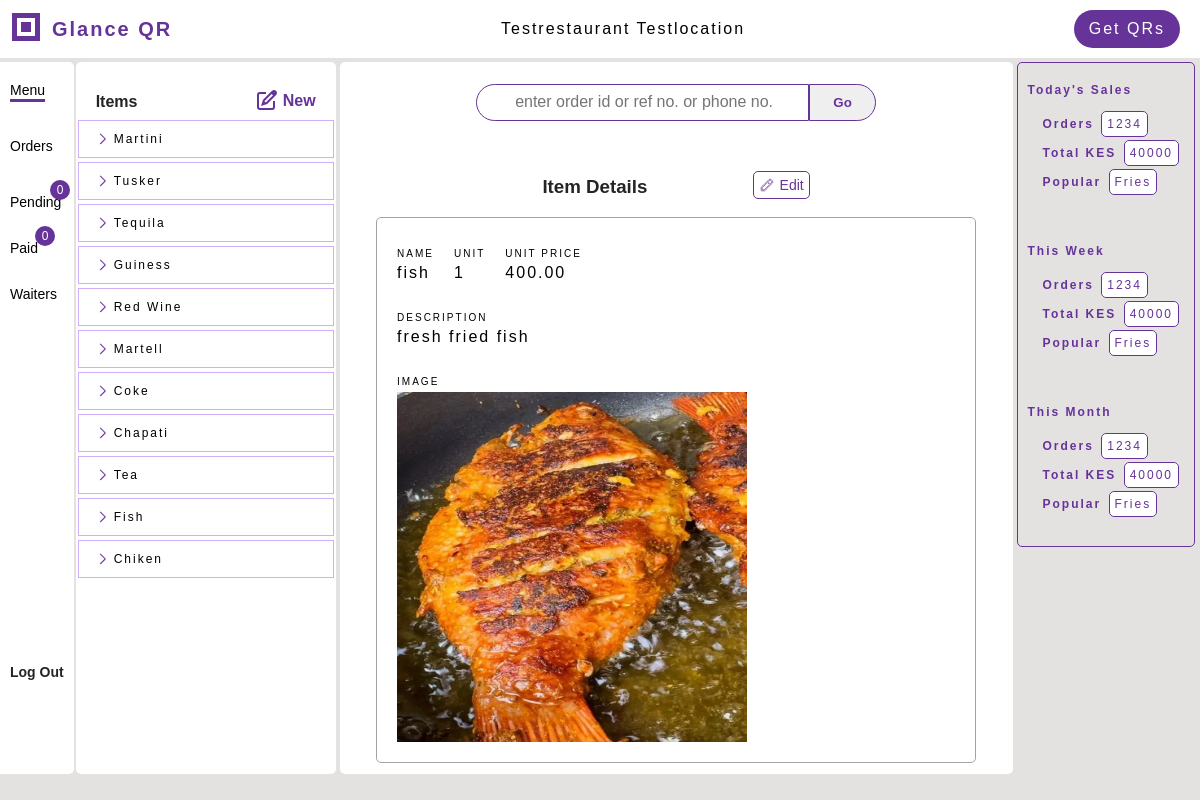
Screenshot of /menu/18/ (signed in) with the database file from the repository.
### menus/models.py (models this page shows, shortened)
class Restaurant(models.Model):
    restaurant_id = models.AutoField(primary_key=True)
    name = LowercaseTextField(max_length=100, null=True, blank=False)
    location = LowercaseTextField(max_length=50, null=True, blank=False)
    email = models.EmailField(unique=True, null=True, blank=False)
    phone_number = PhoneNumber(max_length=15, null=True, blank=False)
    till_number = models.IntegerField(null=True, blank=False)
    created_by = models.OneToOneField(User, on_delete=models.SET_NULL, null=True)

class Item(models.Model):
    item_id = models.AutoField(primary_key=True)
    name = LowercaseTextField(max_length=100, null=True, blank=False)
    description = models.CharField(max_length=255, blank=True)
    unit = models.CharField(max_length=50, null=True, blank=False)
    unit_price = models.DecimalField(max_digits=10, decimal_places=2)
    image = models.FileField(upload_to='item_images/', blank=False, null=True)
    available = models.BooleanField(default=True)
    category = models.CharField(max_length=50, null=True, blank=False)
    restaurant = models.ForeignKey(Restaurant, related_name="items", on_delete=models.SET_NULL, null=True, blank=True)

### qrgenerator/views_dashbord.py (the view)
# urls.py: path('menu/', views_dashbord.menu_view, name='menu'),
def menu_view(request, item_id=None):
    if restaurant := request.user.restaurant:
        items = restaurant.items.all().order_by('-item_id')
        context = {
            'items': items, 'restaurant': restaurant, 'display_item': items.first(),
            }
        if item_id and (display_item := items.filter(item_id=item_id).first()):
            context['display_item'] = display_item
        return render(request, 'qrgenerator/menu.html', context)
    return redirect('qrgenerator:login')

### qrgenerator/templates/qrgenerator/menu.html (shortened to what this page needs)
{% extends 'qrgenerator/dashbord.html' %}
{% block menu %}
<div class="menu-left-item active-tab">
    <a href="{% url 'qrgenerator:menu' %}">Menu</a>
</div>
{% endblock %}
{% block menu_elements %}
<div class="menu-elements bg-white">
    <div class="elements-top">
        <div class="elements-title">Items</div>
        <a href="{% url 'qrgenerator:add_item' %}" id="add-new">
            <span id="new">New</span>
        </a>
    </div>
    <div class="elements-wrapper">
        {% if items %}
        {% for item in items %}
        <a href="{% url 'qrgenerator:view_item' item.item_id %}">
            <div class="element-highlight">
                <span class="item-name item-property">{{item.name.title}}</span>
            </div>
        </a>
        {% endfor %}
        {% endif %}
    </div>
</div>
{% endblock %}
{% block workspace %}
<div class="form-wrapper">
{% if display_item %}
<div class="form-title"><h3>Item Details
    <a href="{% url 'qrgenerator:edit_item' display_item.item_id %}" class="svg-edit">
    <span class="text-edit">Edit</span>
    </a>
</h3>
</div>
{% endif %}
{% if display_item %}
<div class="form-register order-summary max-w-600">
    <div class="input-wrapper"><div class="label">NAME</div>
        {{ display_item.name }}
    </div>
    <div class="input-wrapper"><div class="label">UNIT</div>
        {{ display_item.unit }}
    </div>
    <div class="input-wrapper"><div class="label">UNIT PRICE</div>
        {{ display_item.unit_price }}
    </div>
    <div class="input-wrapper description"><div class="label">DESCRIPTION</div>
        {{ display_item.description }}
    </div>
    <div class="input-wrapper"><div class="label">IMAGE</div>
        <div class="item-image-wrapper">
        <img src="{{ display_item.image.url }}" alt="menu item image" class="item-image">
         </div>
    </div>
    <br>
</div>
{% endif %}
</div>
{% endblock %}

### qrgenerator/templates/qrgenerator/dashbord.html (shortened to what this page needs)
<!DOCTYPE html>
<html lang="en">
<head>
    {% load static %}
    <link rel="stylesheet" href="{% static 'qrgenerator/accounts.css' %}">
    <link rel="stylesheet" href="{% static 'qrgenerator/workspace.css' %}">
    <link rel="stylesheet" href="{% static 'qrgenerator/stats.css' %}">
    <link rel="stylesheet" href="{% static 'qrgenerator/print.css' %}">
    <link rel="stylesheet" href="{% static 'qrgenerator/dashbord_mobile.css' %}">
</head>
<body>
<section class="page-header np">
        <div class="header-top">
            <div class="page-title">
                <div class="logo">
                    <svg width="32" height="32" xmlns="http://www.w3.org/2000/svg">
                        <rect x="2" y="2" width="28" height="28" fill="rebeccapurple" />
                        <rect x="7" y="7" width="18" height="18" fill="white" />
                        <rect x="11" y="11" width="10" height="10" fill="rebeccapurple" />
                    </svg>
                </div>
                <div>
                <span id="lipa">Glance</span> <span id="q">Q</span><span>R</span>
                </div>
            </div>
            <div class="restaurant-name">
                {% if restaurant %}
                {{restaurant.name.capitalize }} {{restaurant.location.capitalize}}
                {% endif %}
            </div>
            {% block getqr %}
            <div class="header-right">
                <a href="{% url 'qrgenerator:get_qrs' %}">
                    <div class="gen-codes">Get QRs</div>
                </a>
            </div>
            {% endblock %}
        </div>
</section>
<section class="main-section">
    {% block far_left %}
    <div class="main-section-left bg-light-gray np">
        <div class="menu-left bg-white">
            <div class="menu-left-first">
                {% block menu %}{% endblock %}
                {% block orders %}
                <div class="menu-left-item">
                    <a href="{% url 'qrgenerator:orders' %}">Orders</a>
                </div>
                {% endblock %}
                {% block pending %}
                <div class="menu-left-item">
                    <a href="{% url 'qrgenerator:pending' %}">Pending
                        <span id="incoming-pending" class="incoming">0</span>
                    </a>
                </div>
                {% endblock %}
                {% block paid %}
                <div class="menu-left-item">
                    <a href="{% url 'qrgenerator:paid' %}">Paid
                        <span id="incoming-paid" class="incoming">0</span>
                    </a>
                </div>
                {% endblock %}
                {% block waiter %}
                <div class="menu-left-item">
                    <a href="{% url 'waiters:waiters_dash' %}">Waiters
                    </a>
                </div>
                {% endblock %}
            </div>
            {% block logout %}
            <div class="menu-left-item mi">
                <div class="dash-logout">
                    <a href="{% url 'qrgenerator:logout' %}"><div>Log Out</div></a>
                </div>
            </div>
            {% endblock %}
        </div>
        {% endblock %}
        {% block menu_elements %}{% endblock %}
    </div>
    <div class="workspace">
        {% block search %}
        <div id="search-wrapper" class="np">
            <form action="{% url 'qrgenerator:search_order' %}" method="post" id="search-form">
                <div id="query-wrapper">
                    <input type="search" name="query" id="input-search" required placeholder="Enter order id or ref no. or phone no.">
                </div>
                <button type="submit" id="button-search">Go</button>
            </form>
        </div>
        {% endblock %}
        {% block workspace %}{% endblock %}
    </div>
    {% block stats %}
    <div class="stats-wrapper">
    <div class="stats np">
        <div class="stats-item">
            <div class="stats-item-title">Today's Sales</div>
            <div class="stat-details">
                <div class="orders-sold stat-wrapper margin-small">
                    <span class="bold">Orders</span>
                    <span class="stat-value">1234</span>
                </div>
                <div class="total-value stat-wrapper margin-small">
                    <span class="bold faded-black">Total KES</span>
                    <span class="stat-value">40000</span>
                    </div>
                <div class="average stat-wrapper margin-small">
                    <span class="bold faded-black">Popular</span>
                    <span class="stat-value">Fries</span>
                </div>
            </div>
        </div>
        <div class="stats-item">
            <div class="stats-item-title">This Week</div>
            <div class="stat-details">
                <div class="orders-sold margin-small">
                    <span class="bold">Orders</span>
                    <span class="stat-value">1234</span>
                </div>
                <div class="total-value margin-small">
                    <span class="bold faded-black">Total KES</span>
                    <span class="stat-value">40000</span>
                    </div>
                <div class="average margin-small">
                    <span class="bold faded-black">Popular</span>
                    <span class="stat-value">Fries</span>
                </div>
            </div>
        </div>
        <div class="stats-item">
            <div class="stats-item-title">This Month</div>
            <div class="stat-details">
                <div class="orders-sold margin-small">
                    <span class="bold">Orders</span>
                    <span class="stat-value">1234</span>
                </div>
                <div class="total-value margin-small">
                    <span class="bold faded-black">Total KES</span>
                    <span class="stat-value">40000</span>
                    </div>
                <div class="average margin-small">
                    <span class="bold faded-black">Popular</span>
                    <span class="stat-value">Fries</span>
                </div>
            </div>
        </div>
    </div>
    </div>
    {% endblock %}
</section>
</body>
</html>

### qrgenerator/static/qrgenerator/accounts.css (style rules this page uses)
:root { --background-color: #fceae0; --light-background: rgb(228, 225, 225); --dark-gray: #2a353d; --white: #ffffff; --black: #000000; --accent-b: #f35217; --brown: #862603; --gray: rgb(163, 163, 163); --info-orange: rgb(236, 155, 4); --green: green; --light-green: rgb(17, 18, 19); --faded-black: rgb(37, 36, 36); --light-purple:rgb(201, 167, 248, 0.9); }
body { background-color: rgb(228, 225, 225); font-family: Arial, sans-serif; letter-spacing: 2px; font-size: 16px; padding: 0; margin: 0; box-sizing: border-box; min-height: 100%; }
.page-header { display: flex; flex-direction: column; justify-content: flex-start; height: fit-content; width: 100%; box-sizing: border-box; margin-bottom: 4px; box-sizing: border-box; }
.header-top { padding: 10px 0px; padding-left: 10px; padding-right: 0; display: flex; align-items: center; width: 100%; height: 100%; justify-content: space-between; box-sizing: border-box; gap: 10px; background: var(--white); }
.page-title { color: rebeccapurple; display: flex; gap: 10px; align-items: center; justify-content: flex-start; font-size: 20px; }
.header-right { display: flex; justify-content: flex-end; }
.gen-codes { padding: 10px 15px; border-radius: 20px; margin-right: 20px; box-sizing: border-box; background: rebeccapurple; color: white; min-height: fit-content; }
.page-title { font-weight: bold; white-space: nowrap; }
.restaurant-name { white-space: nowrap; }
.main-section { display: flex; align-items: flex-start; justify-content: flex-start; gap: 4px; height: 89vh; width: 100%; box-sizing: border-box; }
.main-section-left { display: flex; flex-wrap: nowrap; gap: 2px; width: fit-content; box-sizing: border-box; height: 100%; background: var(--white); }
.menu-left { height: 100%; padding-left: 10px; display: flex; flex-direction: column; justify-content: space-between; padding-right: 10px; border-radius: 0 5px 5px 0; padding-top: 10px; box-sizing: border-box; letter-spacing: normal; }
.menu-left-item { margin-bottom: 20px; padding: 10px 0px; text-align: left; font-size: 14px; display: flex; align-items: center; justify-content: flex-start; flex-wrap: nowrap; white-space: nowrap; }
.incoming { display: flex; align-items: center; justify-content: center; font-size: 12px; height: 20px; width: 20px; background: rebeccapurple; border: none; border-radius: 50%; color: white; position: relative; left: 40px; bottom: 30px; margin-bottom: -30px; }
#incoming-paid { left: 25px; }
.dash-logout { justify-self: flex-end; height: 10vh; font-weight: bold; color: var(--faded-black); }
.menu-elements { display: flex; flex-direction: column; flex-wrap: nowrap; align-items: flex-start; justify-content: flex-start; width: 260px; border-radius: 5px; height: 100%; }
.elements-top { color: rebeccapurple; font-weight: bold; display: flex; align-items: flex-end; justify-content: space-between; width: 100%; height: 60px; letter-spacing: normal; padding: 5px 20px; box-sizing: border-box; }
.elements-title { padding-bottom: 2px; color: var(--faded-black); text-transform:capitalize; }
a#add-new { display: flex; align-items: center; gap: 5px; flex-wrap: nowrap; white-space: nowrap; }
.elements-wrapper { text-align: left; height: 100%; width: 260px; overflow-y: auto; }
.elements-wrapper > a { display: flex; align-items: center; flex-wrap: nowrap; white-space: nowrap; box-sizing: border-box; }
.element-highlight { display: flex; align-items: center; flex-wrap: nowrap; gap: 4px; justify-content: flex-start; white-space: nowrap; font-size: 12px; padding:10px 0px 10px 15px; box-sizing: border-box; border: 1px solid var(--light-purple); margin: 2px; width: 100%; }
.active-tab { box-sizing: border-box; width: 100%; display: flex; align-items: center; text-decoration: underline; }
.active-tab > a { display: block; }
.bg-light-gray { background: rgb(228, 225, 225); }
.bg-white { background: var(--white); }
a { text-decoration: none; color: inherit; cursor: pointer; }
button { cursor: pointer; }
.item-property { margin-right: 5px; }

### qrgenerator/static/qrgenerator/dashbord_mobile.css (style rules this page uses)
.active-tab { text-decoration-color: rebeccapurple; text-decoration-thickness: 3px; text-underline-offset: 4px; }

### rows the page displays
Restaurant: name "Testrestaurant", location "Testlocation"
Item: name "Martini"
Item: name "Tusker"
Item: name "Tequila"
Item: name "Guiness"
Item: name "Red Wine"
Item: name "Martell"
Item: name "Coke"
Item: name "Chapati"
Item: name "Tea"
Item: name "Fish", name "fish", unit "1", unit_price "400.00", description "fresh fried fish", image (picture)
Item: name "Chiken"
